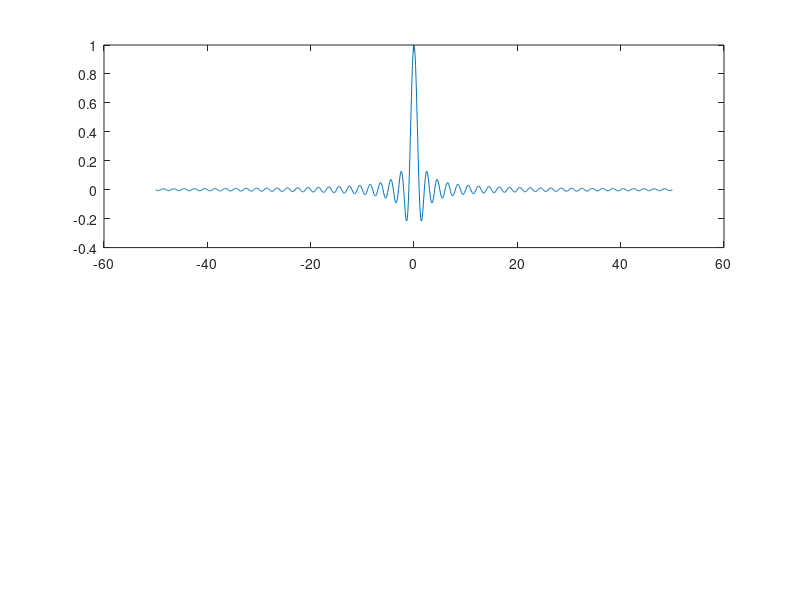

Here is the MATLAB script that generated this plot: (Note: this script raises an error after producing the figure.)
frec = -50:1/10:50;
Xf = sinc(frec);

figure;
subplot(2,1,1);
plot(frec, Xf);

time = -10:1/50:10;
xt_1 = ifft(Xf);
xt_2 = customIFFT(Xf);

subplot(2,1,2);
plot(time, abs(fftshift(xt_1))); hold on;
plot(time, abs(fftshift(xt_2)));
